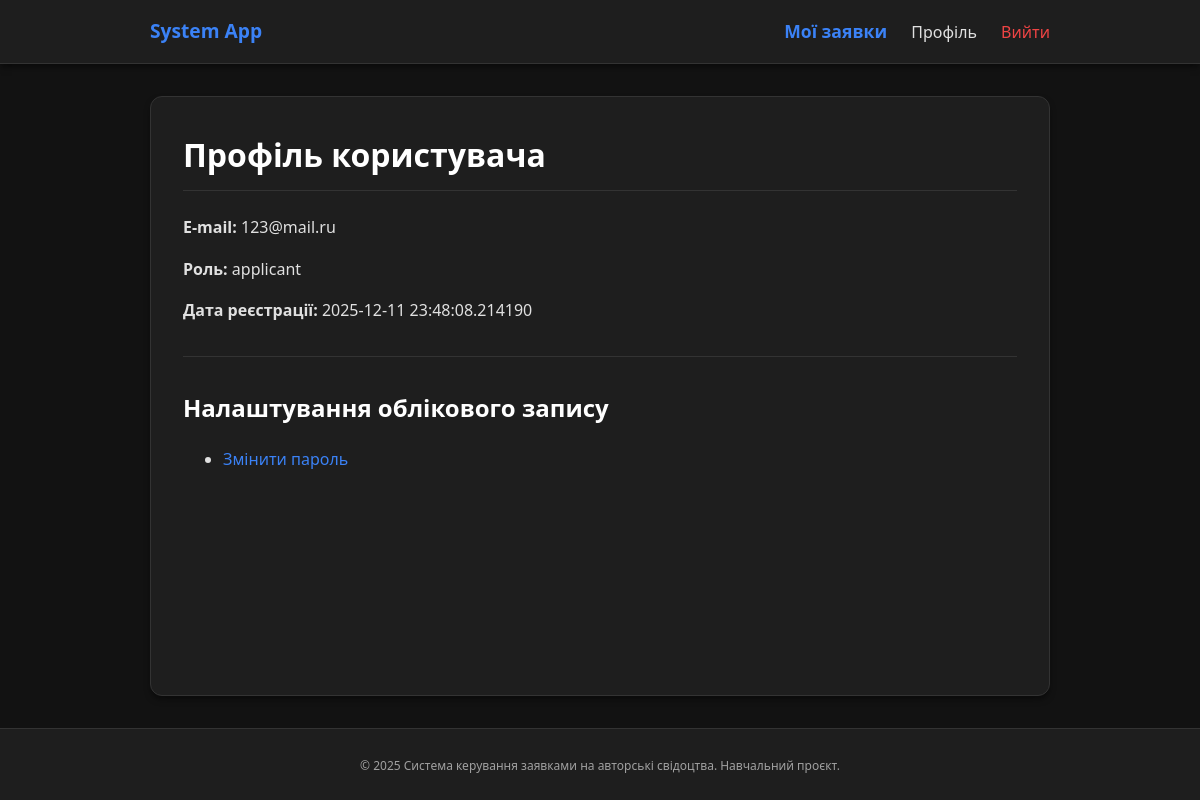
The app's page /profile (signed in), older data.
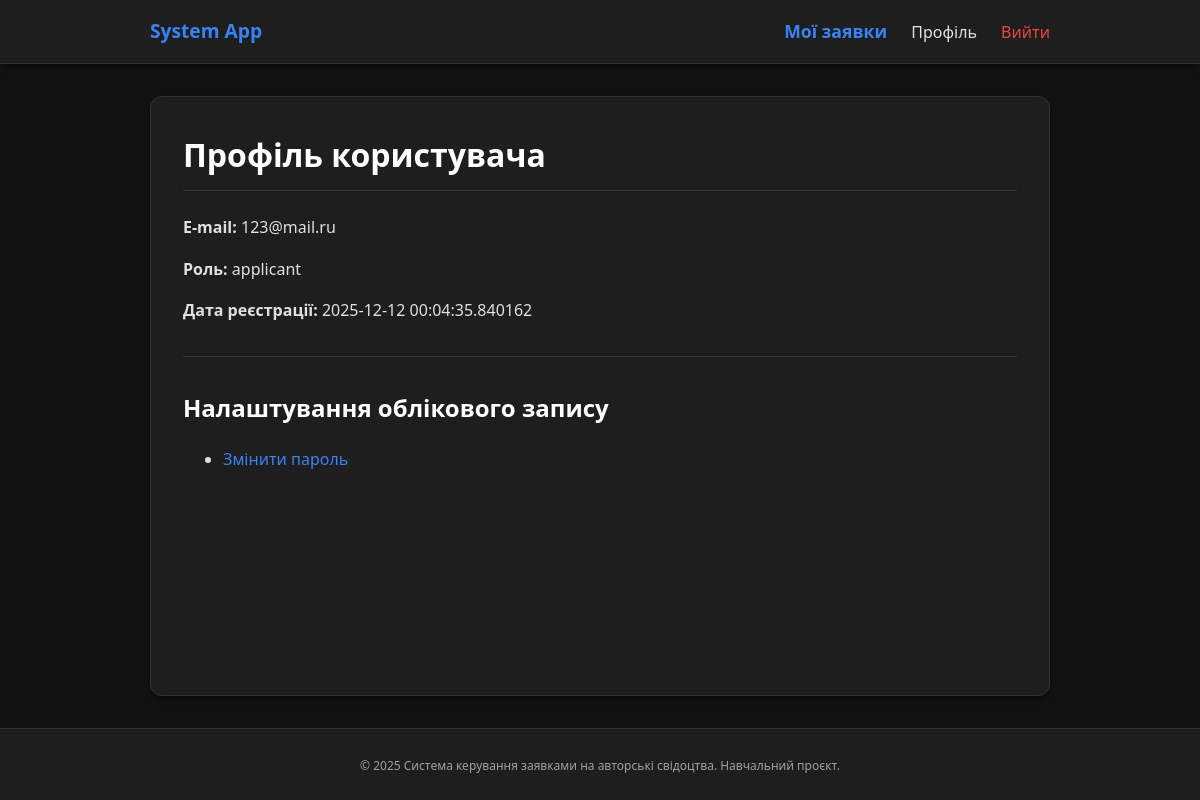
The same page, newer data.
### models.py (models this page shows, shortened)
class User(db.Model):
    id = db.Column(db.Integer, primary_key=True)
    email = db.Column(db.String(255), unique=True, nullable=False)
    password_hash = db.Column(db.String(255), nullable=False)
    role = db.Column(db.String(50), default="applicant")  # applicant / expert / admin
    created_at = db.Column(db.DateTime, default=datetime.utcnow)

### auth_routes.py (the view)
    @app.route("/profile")
    @login_required
    def profile():
        return render_template("profile.html", user=g.user)

### app.py (called while the page is built)
@app.before_request
def load_logged_in_user():
    g.user = get_current_user()

### helpers.py (called while the page is built)
def get_current_user():
    user_id = session.get("user_id")
    if not user_id:
        return None
    return User.query.get(user_id)

def login_required(view_func):
    @wraps(view_func)
    def wrapped_view(**kwargs):
        if g.user is None:
            flash("Будь ласка, увійдіть у систему.", "warning")
            return redirect(url_for("login", next=request.path))
        return view_func(**kwargs)
    return wrapped_view

### templates/profile.html (shortened to what this page needs)
{% extends "base.html" %}
{% block content %}
<h1>Профіль користувача</h1>
<div>
    <p><strong>E-mail:</strong> {{ user.email }}</p>
    <p><strong>Роль:</strong> {{ user.role }}</p>
    <p><strong>Дата реєстрації:</strong> {{ user.created_at }}</p>
</div>
<hr>
<h2>Налаштування облікового запису</h2>
<ul>
    <li><a href="{{ url_for('change_password') }}">Змінити пароль</a></li>
</ul>
{% endblock %}

### templates/base.html (shortened to what this page needs)
<!doctype html>
<html lang="uk">
<head>
    <link rel="stylesheet" href="{{ url_for('static', filename='style.css') }}">
</head>
<body>
<header>
    <nav>
        <a href="{{ url_for('index') }}" style="font-size: 1.2rem;">System App</a>
        <div>
            {% if g.user %}
                <a href="{{ url_for('my_applications') }}">Мої заявки</a>
                <a href="{{ url_for('profile') }}">Профіль</a>
                <a href="{{ url_for('logout') }}" style="color: var(--danger);">Вийти</a>
            {% else %}
                <a href="{{ url_for('login') }}">Вхід</a>
                <a href="{{ url_for('register') }}" style="background: var(--primary); padding: 6px 12px; border-radius: 4px; color: white;">Реєстрація</a>
            {% endif %}
        </div>
    </nav>
</header>
<main>
    {% block content %}{% endblock %}
</main>
<footer>
    <small>© 2025 Система керування заявками на авторські свідоцтва. Навчальний проєкт.</small>
</footer>
</body>
</html>

### static/style.css (style rules this page uses)
:root { --bg-body: #121212; --bg-card: #1e1e1e; --bg-input: #2d2d2d; --text-main: #e0e0e0; --text-muted: #a0a0a0; --primary: #3b82f6; --primary-hover: #2563eb; --danger: #ef4444; --danger-hover: #dc2626; --border: #333333; --shadow: 0 4px 6px -1px rgba(0, 0, 0, 0.5); }
* { box-sizing: border-box; }
body { font-family: 'Segoe UI', system-ui, sans-serif; margin: 0; background: var(--bg-body); color: var(--text-main); display: flex; flex-direction: column; min-height: 100vh; line-height: 1.6; }
header { background: var(--bg-card); border-bottom: 1px solid var(--border); padding: 1rem 2rem; box-shadow: var(--shadow); }
nav { max-width: 900px; margin: 0 auto; display: flex; justify-content: space-between; align-items: center; }
nav a { color: var(--text-main); text-decoration: none; margin-left: 20px; font-weight: 500; transition: color 0.2s; }
nav a:first-child { margin-left: 0; font-weight: bold; font-size: 1.1rem; color: var(--primary); }
main { flex: 1; width: 100%; max-width: 900px; margin: 2rem auto; background: var(--bg-card); padding: 2rem; border-radius: 12px; box-shadow: var(--shadow); border: 1px solid var(--border); }
h1, h2, h3 { color: #fff; margin-top: 0; }
h1 { margin-bottom: 1.5rem; border-bottom: 1px solid var(--border); padding-bottom: 10px; }
a { color: var(--primary); text-decoration: none; }
hr { border: 0; border-top: 1px solid var(--border); margin: 2rem 0; }
footer { background: var(--bg-card); border-top: 1px solid var(--border); text-align: center; padding: 1.5rem; margin-top: auto; color: var(--text-muted); font-size: 0.9rem; }

Row changes from the older to the newer data that the page shows:
changed User "123@mail.ru": created_at "2025-12-11 23:48:08.214190" → "2025-12-12 00:04:35.840162"
